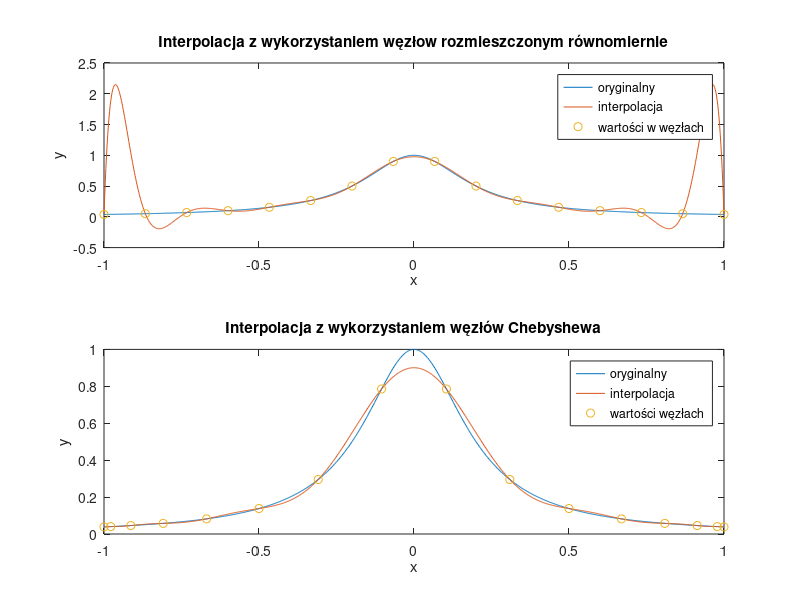

MATLAB code for this plot:
function [nodes_Chebyshev, V, V2, original_Runge, interpolated_Runge, interpolated_Runge_Chebyshev] = zadanie2()
% nodes_Chebyshev - wektor wierszowy zawierający N=16 węzłów Czebyszewa drugiego rodzaju
% V - macierz Vandermonde obliczona dla 16 węzłów interpolacji rozmieszczonych równomiernie w przedziale [-1,1]
% V2 - macierz Vandermonde obliczona dla węzłów interpolacji zdefiniowanych w wektorze nodes_Chebyshev
% original_Runge - wektor wierszowy zawierający wartości funkcji Runge dla wektora x_fine=linspace(-1, 1, 1000)
% interpolated_Runge - wektor wierszowy wartości funkcji interpolującej określonej dla równomiernie rozmieszczonych węzłów interpolacji
% interpolated_Runge_Chebyshev - wektor wierszowy wartości funkcji interpolującej wyznaczonej
%       przy zastosowaniu 16 węzłów Czebyszewa zawartych w nodes_Chebyshev 
    N = 16;
    x_fine = linspace(-1, 1, 1000);
    nodes_Chebyshev = get_Chebyshev_nodes(N);

    runge_function = @(x) 1 ./ (1 + 25 * x.^2);
    original_Runge = runge_function(x_fine);

    % Rownomierne rozmieszczenie -----------
    subplot(2,1,1);
    plot(x_fine, original_Runge);
    hold on;

    V = vandermonde_matrix(N);% macierz Vandermonde;
    x_coarse = linspace(-1,1, N);
    y_runge = runge_function(x_coarse);
    coeff_runge = V\y_runge';
    interpolated_Runge = polyval(flipud(coeff_runge), x_fine);

    plot (x_fine,interpolated_Runge);
    plot(x_coarse, y_runge, 'o');
    title('Interpolacja z wykorzystaniem węzłow rozmieszczonym równomiernie');
    xlabel('x');
    ylabel('y');
    legend('oryginalny','interpolacja','wartości w węzłach');
    hold off

    
% Węzły Chebyshewa --------------------------------
    subplot(2,1,2);
    plot(x_fine, original_Runge);
    hold on;
    
    V2 = vandermonde_matrix_Chebyshev(N,nodes_Chebyshev);% macierz Vandermonde
    y_cheb = runge_function(nodes_Chebyshev);% wartości funkcji interpolowanej w węzłach interpolacji
    coeff_cheb = V2\y_cheb'; % współczynniki wielomianu interpolującego
    interpolated_Runge_Chebyshev  = polyval(flipud(coeff_cheb), x_fine); % interpolacja
       
    plot (x_fine,interpolated_Runge_Chebyshev );
    plot(nodes_Chebyshev, y_cheb, 'o');
    title('Interpolacja z wykorzystaniem węzłów Chebyshewa');
    xlabel('x'); % Etykieta dla osi x
    ylabel('y'); % Etykieta dla osi y
    legend('oryginalny','interpolacja ','wartości węzłach');

    hold off
    print -dpng zadanie2.png 
    
end

function nodes = get_Chebyshev_nodes(N)
    % oblicza N węzłów Czebyszewa drugiego rodzaju
    nodes = ones(1,N);
    for i = 1:N
        k = i-1;
        x = (k*pi)/(N-1);
        nodes(i) = cos(x);
    end    
end

function V = vandermonde_matrix_Chebyshev(N,x_coarse)
    % Generuje macierz Vandermonde dla N równomiernie rozmieszczonych w przedziale [-1, 1] węzłów interpolacji
    
    vector = ones(1, N);

    V = [];
    V = [vector',V];
    for i = 1:N-1
       vector = power(x_coarse,i); 
       V = [V,vector'];
    end

end

function V = vandermonde_matrix(N)
    % Generuje macierz Vandermonde dla N równomiernie rozmieszczonych w przedziale [-1, 1] węzłów interpolacji
    x_coarse = linspace(-1,1,N);
    vector = ones(1, N);

    V = [];
    V = [vector',V];
    for i = 1:N-1
       vector = power(x_coarse,i); 
       V = [V,vector'];
    end

end